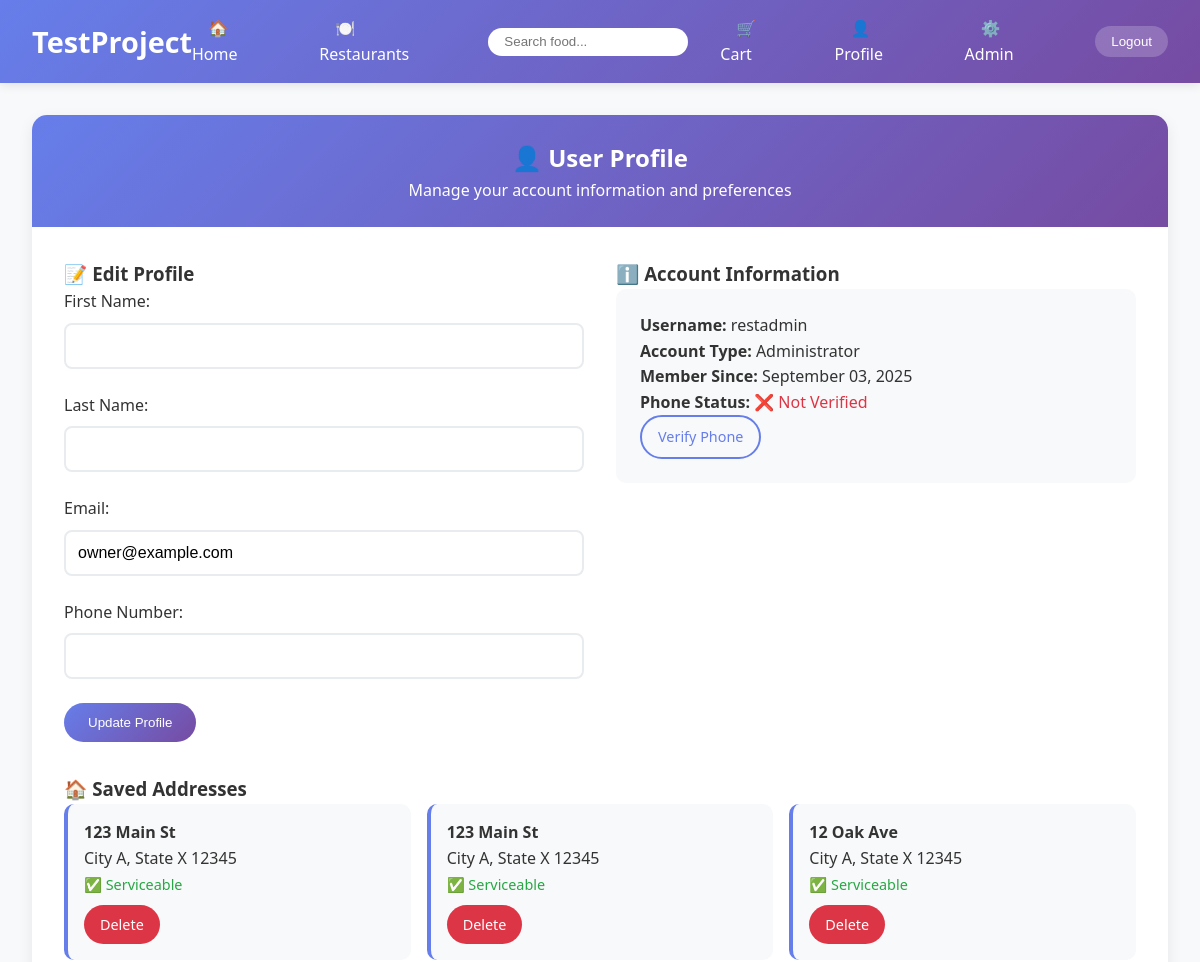
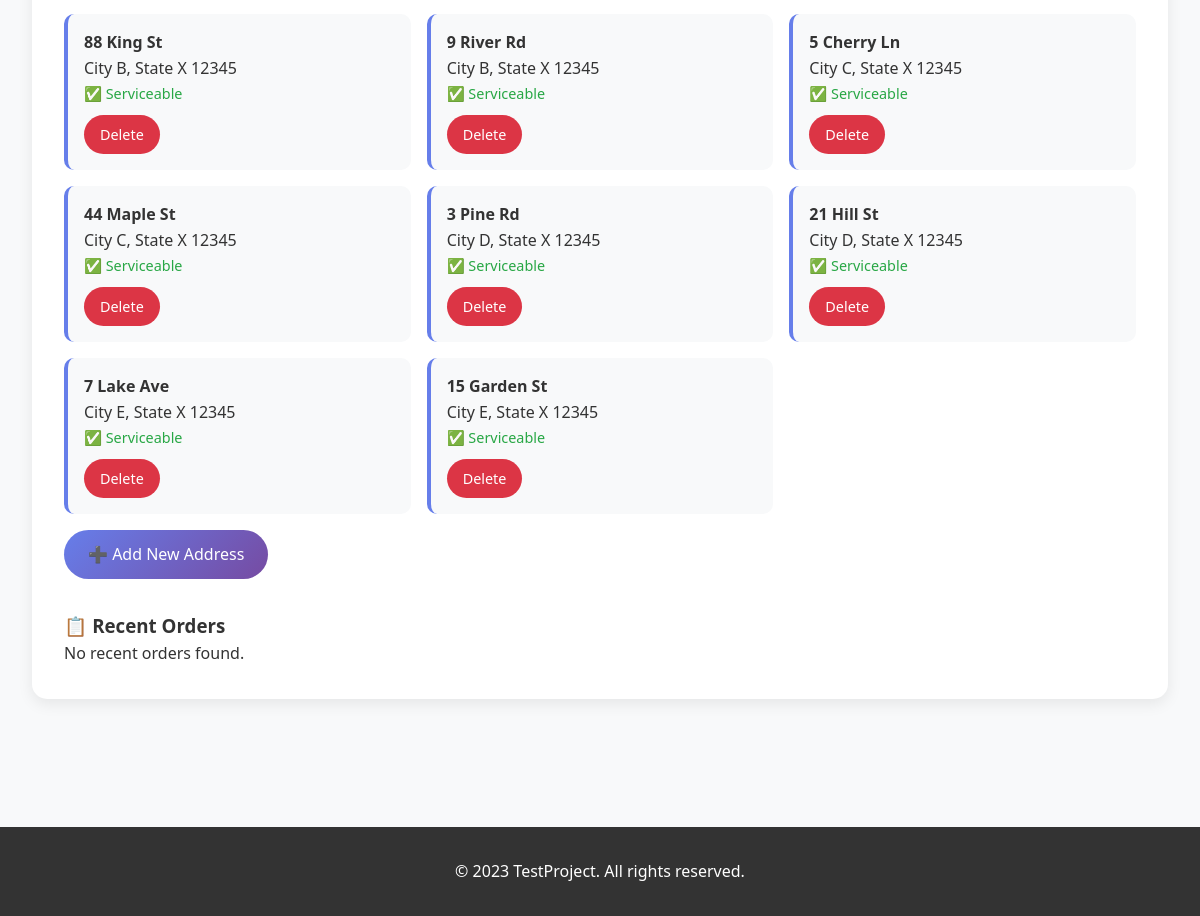
The app's page /profile/ (signed in) with its own data (2 pictures, top to bottom).
### main/models.py (models this page shows)
class User(AbstractUser):
    USER_TYPE_CHOICES = (
        ('customer', 'Customer'),
        ('admin', 'Administrator'),
        ('delivery', 'Delivery Personnel'),
    )
    user_type = models.CharField(max_length=10, choices=USER_TYPE_CHOICES)
    phone_regex = RegexValidator(regex=r'^\+?1?\d{9,15}$',
                                message="Phone number must be entered in the format: '+999999999'. Up to 15 digits allowed.")
    phone_number = models.CharField(validators=[phone_regex], max_length=17, blank=True)
    phone_verified = models.BooleanField(default=False)
    otp_code = models.CharField(max_length=6, blank=True)
    otp_expires_at = models.DateTimeField(null=True, blank=True)
    class Meta:
        db_table = 'users'
        verbose_name = 'User'
        verbose_name_plural = 'Users'

class Address(models.Model):
    user = models.ForeignKey(User, on_delete=models.CASCADE, related_name='addresses')
    address_line = models.CharField(max_length=255)
    city = models.CharField(max_length=100)
    state = models.CharField(max_length=100)
    postal_code = models.CharField(max_length=20)
    is_default = models.BooleanField(default=False)
    latitude = models.DecimalField(max_digits=9, decimal_places=6, null=True, blank=True)
    longitude = models.DecimalField(max_digits=9, decimal_places=6, null=True, blank=True)
    is_serviceable = models.BooleanField(default=True)  # To check if location is available for delivery
    class Meta:
        db_table = 'addresses'
        verbose_name = 'Address'
        verbose_name_plural = 'Addresses'

### main/views.py (the view)
# urls.py: path('profile/', views.profile, name='profile'),
@login_required
def profile(request):
    addresses = Address.objects.filter(user=request.user)
    orders = Order.objects.filter(customer=request.user).order_by('-created_at')[:5]
    if request.method == 'POST':
        form = UserProfileForm(request.POST, instance=request.user)
        if form.is_valid():
            form.save()
            messages.success(request, 'Profile updated successfully')
            return redirect('profile')
    else:
        form = UserProfileForm(instance=request.user)
    context = {
        'form': form,
        'addresses': addresses,
        'recent_orders': orders
    }
    return render(request, 'profile.html', context)

### main/forms.py
class UserProfileForm(forms.ModelForm):
    class Meta:
        model = User
        fields = ['first_name', 'last_name', 'email', 'phone_number']

### templates/profile.html (shortened to what this page needs)
{% extends 'base.html' %}
{% block content %}
<div class="container">
    <div class="card">
        <div class="card-header">
            <h2>👤 User Profile</h2>
            <p>Manage your account information and preferences</p>
        </div>
        <div class="card-body">
            <div style="display: grid; grid-template-columns: 1fr 1fr; gap: 2rem; margin-bottom: 2rem;">
                <div>
                    <h3>📝 Edit Profile</h3>
                    <form method="post">
                        <div class="form-group">
                            <label for="{{ form.first_name.id_for_label }}">First Name:</label>
                            {{ form.first_name }}
                        </div>
                        <div class="form-group">
                            <label for="{{ form.last_name.id_for_label }}">Last Name:</label>
                            {{ form.last_name }}
                        </div>
                        <div class="form-group">
                            <label for="{{ form.email.id_for_label }}">Email:</label>
                            {{ form.email }}
                        </div>
                        <div class="form-group">
                            <label for="{{ form.phone_number.id_for_label }}">Phone Number:</label>
                            {{ form.phone_number }}
                        </div>
                        <button type="submit" class="btn btn-primary">Update Profile</button>
                    </form>
                </div>
                <div>
                    <h3>ℹ️ Account Information</h3>
                    <div style="background: #f8f9fa; padding: 1.5rem; border-radius: 10px;">
                        <p><strong>Username:</strong> {{ user.username }}</p>
                        <p><strong>Account Type:</strong> {{ user.get_user_type_display }}</p>
                        <p><strong>Member Since:</strong> {{ user.date_joined|date:"F d, Y" }}</p>
                        {% if user.phone_verified %}
                            <p><strong>Phone Status:</strong> <span style="color: #28a745;">✅ Verified</span></p>
                        {% else %}
                            <p><strong>Phone Status:</strong> <span style="color: #dc3545;">❌ Not Verified</span></p>
                            <a href="{% url 'request_phone_otp' %}" class="btn btn-sm btn-outline">Verify Phone</a>
                        {% endif %}
                    </div>
                </div>
            </div>
            <div style="margin-bottom: 2rem;">
                <h3>🏠 Saved Addresses</h3>
                {% if addresses %}
                    <div style="display: grid; grid-template-columns: repeat(auto-fit, minmax(300px, 1fr)); gap: 1rem;">
                        {% for address in addresses %}
                            <div style="background: #f8f9fa; padding: 1rem; border-radius: 10px; border-left: 4px solid #667eea;">
                                <p><strong>{{ address.address_line }}</strong></p>
                                <p>{{ address.city }}, {{ address.state }} {{ address.postal_code }}</p>
                                {% if address.is_serviceable %}
                                    <span style="color: #28a745; font-size: 0.9rem;">✅ Serviceable</span>
                                {% else %}
                                    <span style="color: #dc3545; font-size: 0.9rem;">❌ Not Serviceable</span>
                                {% endif %}
                                <div style="margin-top: 0.5rem;">
                                    <a href="{% url 'delete_address' address.id %}" class="btn btn-sm" style="background: #dc3545; color: white;" onclick="return confirm('Delete this address?')">Delete</a>
                                </div>
                            </div>
                        {% endfor %}
                    </div>
                {% else %}
                    <p>No addresses saved yet.</p>
                {% endif %}
                <div style="margin-top: 1rem;">
                    <a href="{% url 'add_address' %}" class="btn btn-primary">➕ Add New Address</a>
                </div>
            </div>
            <div>
                <h3>📋 Recent Orders</h3>
                {% if recent_orders %}
                    <div class="table-responsive">
                        <table>
                            <thead>
                                <tr>
                                    <th>Order ID</th>
                                    <th>Restaurant</th>
                                    <th>Total</th>
                                    <th>Status</th>
                                    <th>Date</th>
                                    <th>Actions</th>
                                </tr>
                            </thead>
                            <tbody>
                                {% for order in recent_orders %}
                                    <tr>
                                        <td>{{ order.order_id|truncatechars:8 }}</td>
                                        <td>{{ order.restaurant.name }}</td>
                                        <td>${{ order.total_amount }}</td>
                                        <td>
                                            <span style="padding: 0.25rem 0.5rem; border-radius: 15px; font-size: 0.8rem;
                                                {% if order.status == 'delivered' %}background: #d4edda; color: #155724;
                                                {% elif order.status == 'pending' %}background: #fff3cd; color: #856404;
                                                {% elif order.status == 'cancelled' %}background: #f8d7da; color: #721c24;
                                                {% else %}background: #d1ecf1; color: #0c5460;{% endif %}">
                                                {{ order.get_status_display }}
                                            </span>
                                        </td>
                                        <td>{{ order.created_at|date:"M d, Y" }}</td>
                                        <td>
                                            <a href="{% url 'order_details' order.order_id %}" class="btn btn-sm btn-outline">View</a>
                                        </td>
                                    </tr>
                                {% endfor %}
                            </tbody>
                        </table>
                    </div>
                {% else %}
                    <p>No recent orders found.</p>
                {% endif %}
            </div>
        </div>
    </div>
</div>
{% endblock %}

### static/css/style.css (style rules this page uses)
* { margin: 0; padding: 0; box-sizing: border-box; }
body { font-family: 'Segoe UI', Tahoma, Geneva, Verdana, sans-serif; line-height: 1.6; color: #333; background-color: #f8f9fa; }
.container { max-width: 1200px; margin: 0 auto; padding: 2rem; }
.card { background: white; border-radius: 15px; box-shadow: 0 5px 15px rgba(0,0,0,0.08); overflow: hidden; transition: all 0.3s ease; margin-bottom: 2rem; }
.card-header { background: linear-gradient(135deg, #667eea 0%, #764ba2 100%); color: white; padding: 1.5rem; text-align: center; }
.card-body { padding: 2rem; }
.btn { padding: 0.75rem 1.5rem; border: none; border-radius: 25px; cursor: pointer; text-decoration: none; display: inline-block; text-align: center; transition: all 0.3s ease; font-weight: 500; }
.btn-primary { background: linear-gradient(135deg, #667eea 0%, #764ba2 100%); color: white; }
.btn-outline { background: transparent; border: 2px solid #667eea; color: #667eea; }
.btn-sm { padding: 0.5rem 1rem; font-size: 0.9rem; }
.form-group { margin-bottom: 1.5rem; }
.form-group label { display: block; margin-bottom: 0.5rem; font-weight: 500; color: #333; }
.form-group input, .form-group select, .form-group textarea { width: 100%; padding: 0.75rem; border: 2px solid #e9ecef; border-radius: 8px; font-size: 1rem; transition: border-color 0.3s ease; }

### records on screen
User: email "owner@example.com", username "restadmin", user_type "Administrator", date_joined "September 03, 2025"
Address: address_line "123 Main St", city "City A", state "State X", postal_code "12345", is_serviceable "✅ Serviceable"
Address: address_line "123 Main St", city "City A", state "State X", postal_code "12345", is_serviceable "✅ Serviceable"
Address: address_line "12 Oak Ave", city "City A", state "State X", postal_code "12345", is_serviceable "✅ Serviceable"
Address: address_line "88 King St", city "City B", state "State X", postal_code "12345", is_serviceable "✅ Serviceable"
Address: address_line "9 River Rd", city "City B", state "State X", postal_code "12345", is_serviceable "✅ Serviceable"
Address: address_line "5 Cherry Ln", city "City C", state "State X", postal_code "12345", is_serviceable "✅ Serviceable"
Address: address_line "44 Maple St", city "City C", state "State X", postal_code "12345", is_serviceable "✅ Serviceable"
Address: address_line "3 Pine Rd", city "City D", state "State X", postal_code "12345", is_serviceable "✅ Serviceable"
Address: address_line "21 Hill St", city "City D", state "State X", postal_code "12345", is_serviceable "✅ Serviceable"
Address: address_line "7 Lake Ave", city "City E", state "State X", postal_code "12345", is_serviceable "✅ Serviceable"
Address: address_line "15 Garden St", city "City E", state "State X", postal_code "12345", is_serviceable "✅ Serviceable"
